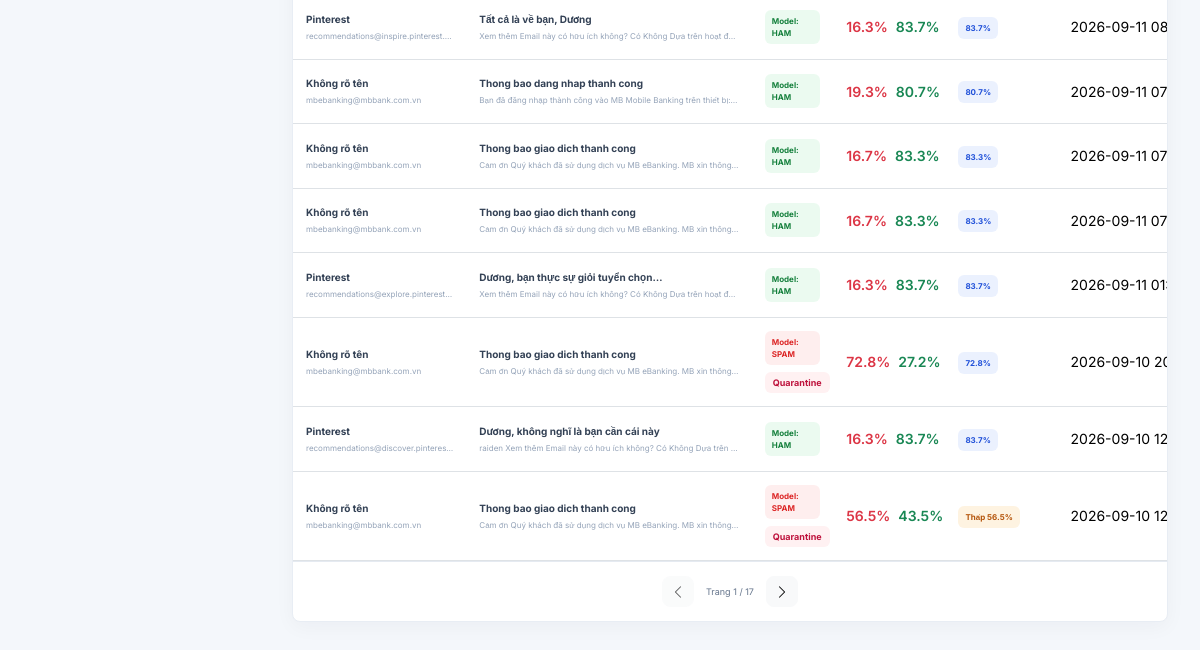
The app's page /mail (signed in, lower part), older data.
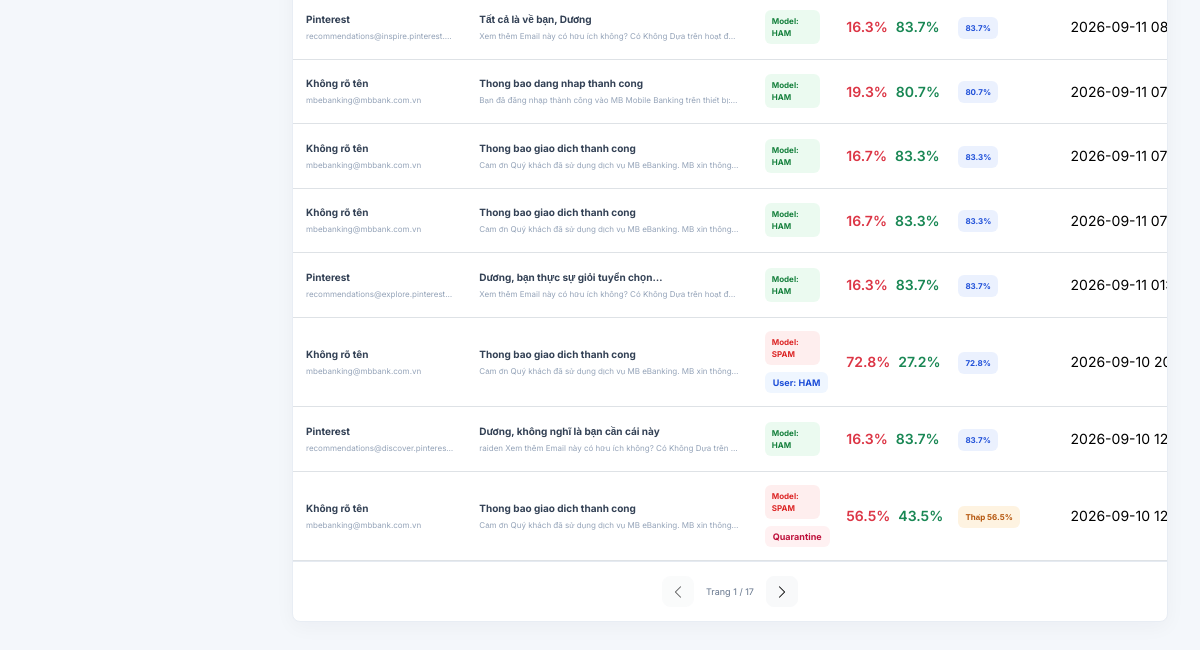
The same page, newer data.
### tables this page shows
CREATE TABLE mail_messages (
                id INTEGER PRIMARY KEY AUTOINCREMENT,
                user_id INTEGER NOT NULL REFERENCES users(id),
                account_id INTEGER NOT NULL REFERENCES email_accounts(id),
                provider_message_id TEXT NOT NULL,
                thread_id TEXT,
                message_id_header TEXT,
                subject TEXT,
                sender_name TEXT,
                sender_email TEXT,
                recipient_email TEXT,
                snippet TEXT,
                body_text TEXT,
                received_at TIMESTAMP,
                prediction TEXT,
                spam_probability REAL,
                ham_probability REAL,
                confidence REAL,
                is_read INTEGER NOT NULL DEFAULT 0,
                synced_at TIMESTAMP NOT NULL DEFAULT CURRENT_TIMESTAMP, is_quarantined INTEGER NOT NULL DEFAULT 0, user_label TEXT CHECK (user_label IN ('spam', 'ham') OR user_label IS NULL), feedback_at TIMESTAMP, policy_action TEXT DEFAULT 'model' CHECK (policy_action IN ('trusted', 'blocked', 'model') OR policy_action IS NULL), matched_rule_id INTEGER REFERENCES mail_rules(id) ON DELETE SET NULL, is_hidden INTEGER NOT NULL DEFAULT 0,
                UNIQUE(account_id, provider_message_id)
            );

### routes/mail_routes.py (the view)
@main_bp.route("/mail")
@login_required
def mail():
    user_id = int(current_user.id)
    search = request.args.get("search", "").strip()
    selected_filter = request.args.get("filter", "all").strip().lower()
    if selected_filter not in {"all", "spam", "ham", "low", "hidden"}:
        selected_filter = "all"
    page = max(1, request.args.get("page", 1, type=int))
    per_page = 20
    total_messages = count_mail_messages_by_user(user_id, selected_filter, search)
    total_pages = max(1, (total_messages + per_page - 1) // per_page)
    page = min(page, total_pages)
    messages = get_mail_messages_by_user(
        user_id, selected_filter, search, page, per_page
    )
    return render_template(
        "mail.html",
        accounts=get_email_accounts_by_user(user_id),
        messages=messages,
        statistics=get_mail_statistics(user_id),
        search=search,
        selected_filter=selected_filter,
        page=page,
        total_pages=total_pages,
        model_status=get_model_status(),
        sync_limit_options=MAIL_SYNC_LIMITS,
    )

### app.py (called while the page is built)
def create_app():
    app = Flask(__name__)
    configure_application_logging(app)
    load_security_config(app)
    login_manager.init_app(app)
    limiter.init_app(app)
    validate_credential_key(app)
    init_db()
    try:
        initialize_model_registry()
    except Exception:
        app.logger.exception("Model registry initialization failed")
    app.register_blueprint(main_bp, name="")
    app.register_blueprint(api_bp)
    register_security(app, api_bp)
    @app.context_processor
    def inject_global_data():
        return {"global_model_status": get_model_status()}
    register_cli_commands(app)
    return app

### auth.py (called while the page is built)
@login_manager.user_loader
def load_user(user_id):
    try:
        row = get_user_by_id(int(user_id))
    except (TypeError, ValueError):
        return None
    return User(row) if row and bool(row["is_active"]) else None

    @property
    def is_active(self):
        return self._is_active

### database/db.py (called while the page is built)
def get_connection():
    conn = sqlite3.connect(DB_PATH)
    conn.row_factory = sqlite3.Row
    conn.execute("PRAGMA foreign_keys = ON")
    return conn

### templates/mail.html (shortened to what this page needs)
{% extends "base.html" %}
{% block content %}
    {% set mail_stats = [('Tổng Email', statistics['total'], 'blue', 'bi-envelope'), ('SPAM', statistics['spam'], 'red', 'bi-shield-exclamation'), ('HAM', statistics['ham'], 'green', 'bi-shield-check'), ('Confidence thấp', statistics['low_confidence'], 'yellow', 'bi-exclamation-diamond')] %}
<section class="card mail-table-card">
    {% if messages %}
    <div class="table-responsive"><table class="table mail-table align-middle mb-0">
        <tbody>{% for item in messages %}<tr>
            <td><div class="mail-sender"><strong>{{ item['sender_name'] or 'Không rõ tên' }}</strong><span>{{ item['sender_email'] or 'Không rõ Email' }}</span></div></td>
            <td><a class="mail-subject" href="{{ url_for('mail_message_detail', message_id=item['id']) }}"><strong>{{ item['subject'] or '(Không có tiêu đề)' }}</strong><span>{{ item['snippet'] or item['body_text'] }}</span></a></td>
            <td><div class="feedback-badge-stack"><span class="mail-prediction {{ item['prediction'] }}">Model: {{ item['prediction']|upper }}</span>{% if item['is_quarantined'] %}<span class="feedback-badge quarantine">Quarantine</span>{% endif %}{% if item['user_label'] %}<span class="feedback-badge user-label">User: {{ item['user_label']|upper }}</span>{% endif %}</div></td>
            <td><div class="mail-probability"><span class="text-danger">{{ '%.1f'|format(item['spam_probability'] * 100) }}%</span><span class="text-success">{{ '%.1f'|format(item['ham_probability'] * 100) }}%</span></div></td>
            <td>{% if item['confidence'] < 0.65 %}<span class="confidence-badge low">Thấp {{ '%.1f'|format(item['confidence'] * 100) }}%</span>{% else %}<span class="confidence-badge">{{ '%.1f'|format(item['confidence'] * 100) }}%</span>{% endif %}</td>
            {% set mail_date = item['received_at'] or item['synced_at'] %}<td class="mail-date">{{ mail_date[:16]|replace('T', ' ') }}</td>
        </tr>{% endfor %}</tbody>
    </table></div>
    {% else %}
    <div class="mail-empty"><i class="bi bi-envelope-open"></i><h4>Không có Email phù hợp</h4><p>Hãy đồng bộ hộp thư hoặc thay đổi bộ lọc.</p></div>
    {% endif %}
    {% if total_pages > 1 %}
    <nav class="mail-pagination" aria-label="Phân trang Email"><a class="btn btn-sm btn-light {% if page == 1 %}disabled{% endif %}" href="{{ url_for('mail', page=page-1, filter=selected_filter, search=search) }}"><i class="bi bi-chevron-left"></i></a><span>Trang {{ page }} / {{ total_pages }}</span><a class="btn btn-sm btn-light {% if page == total_pages %}disabled{% endif %}" href="{{ url_for('mail', page=page+1, filter=selected_filter, search=search) }}"><i class="bi bi-chevron-right"></i></a></nav>
    {% endif %}
</section>
{% endblock %}

Row changes from the older to the newer data that the page shows:
changed mail_messages (number 6 of 8 on the later page): user_label (not shown) → "HAM"; no longer shows "Quarantine"
